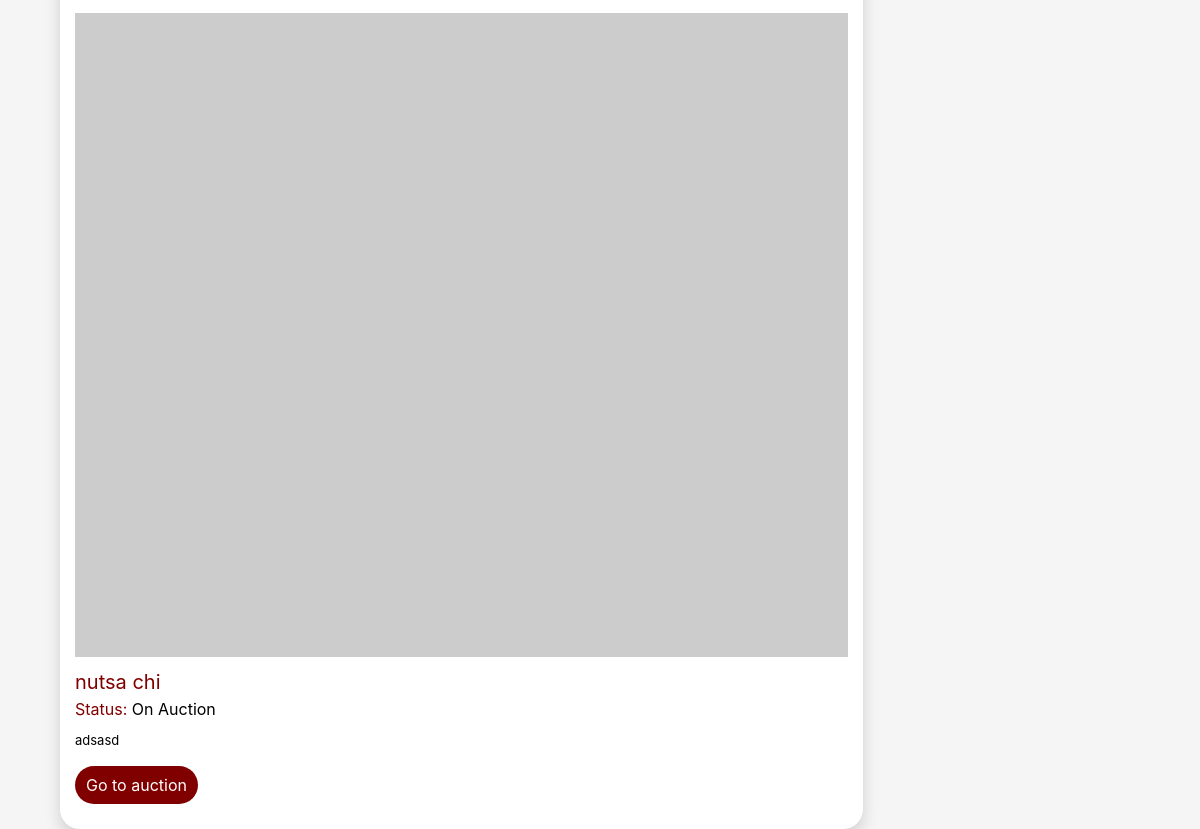
Page / (signed in, lower part) on the earlier database version.
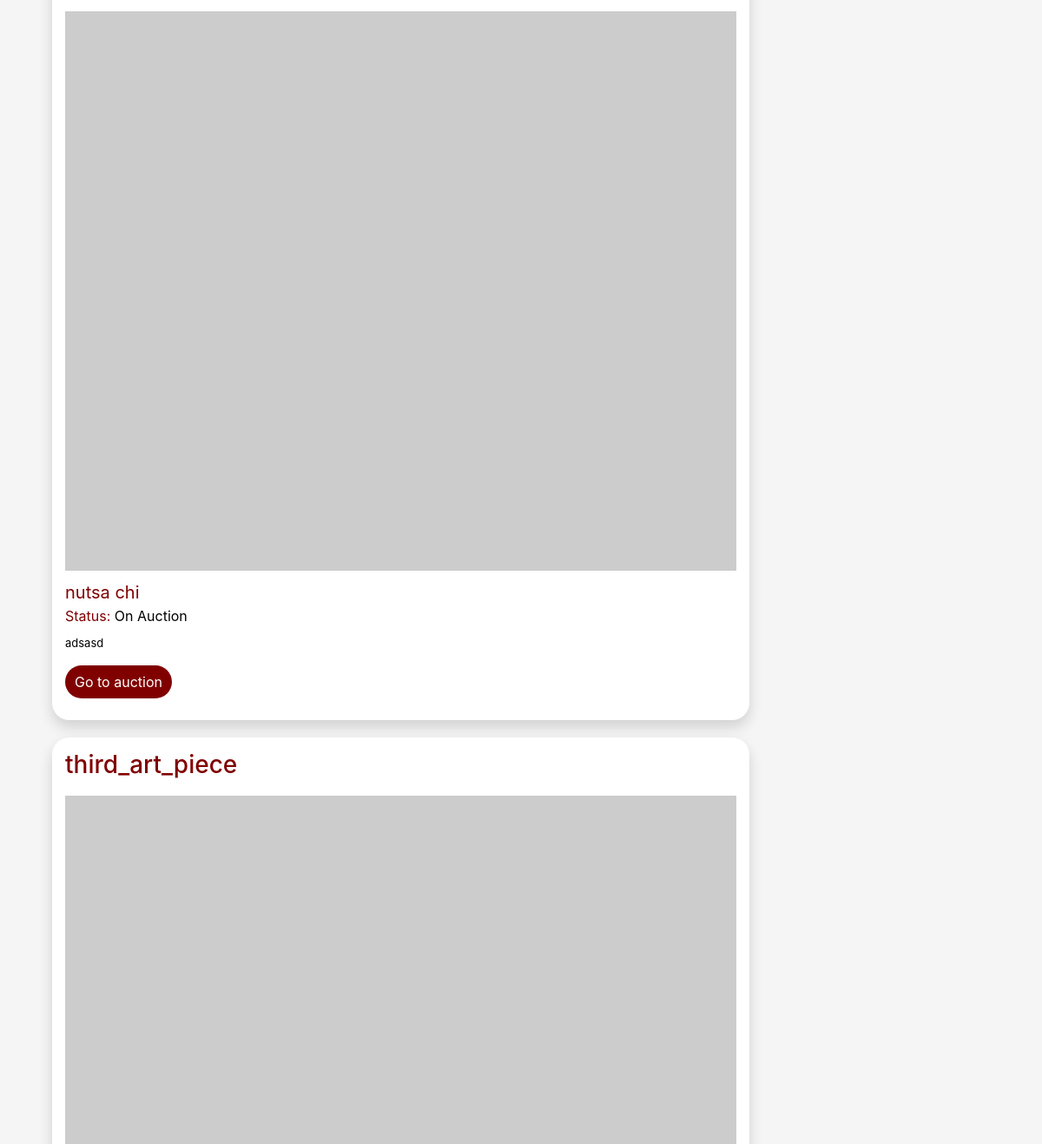
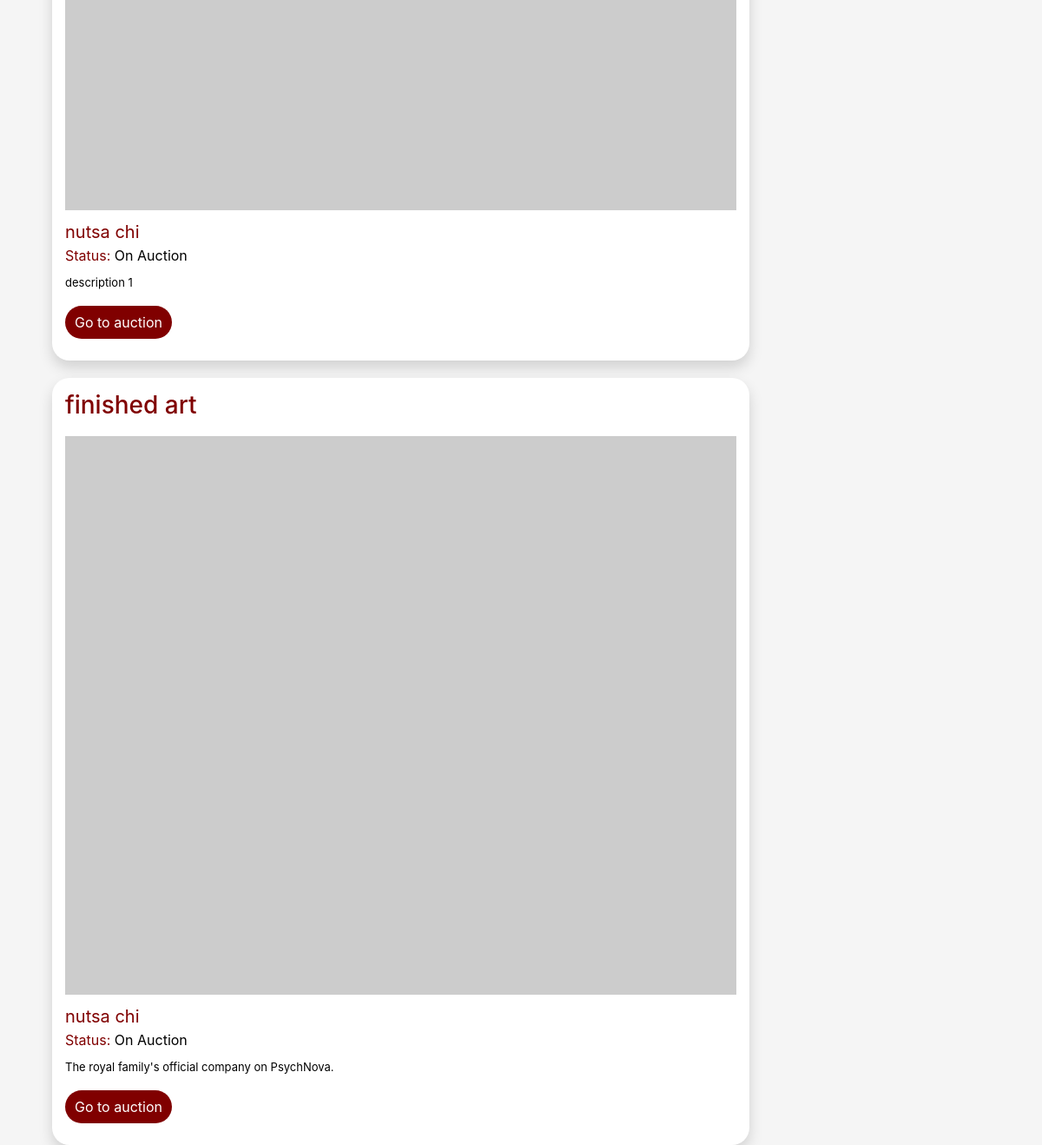
Same page on the later database version (2 pictures, top to bottom).
### auctionly/art/art.py (models this page shows, shortened)
class Art(db.Model):
    id = db.Column(db.Integer, primary_key=True)
    owner_id = db.Column(db.Integer, db.ForeignKey("user.id"))
    name = db.Column(db.String(150))
    description = db.Column(db.String(150))
    image = db.Column(db.String(150))
    art_category = db.Column(db.String(150))
    up_for_auction = db.Column(db.String(5))
    def get_name(self):
        return self.name
    def get_owner(self):
        return self.owner_id
    def get_description(self):
        return self.description
    def get_up_for_auction(self):
        return self.up_for_auction
    def get_art_category(self):
        return self.art_category
    def get_art_id(self):
        return self.id

### auctionly/users/seller.py (models this page shows, shortened)
class Seller(User):
    def __init__(self, name, last_name, email, password):
        super().__init__(name, last_name, email, password)
        self.art_types = []
        self.art_for_exhibition = []
        self.art_for_auction = []
        self.art_sold = []

### auctionly/views.py (the view, shortened to what this page needs)
@views.route('/', methods=['GET', 'POST'])
@login_required
def home():
    user = flask_login.current_user
    user_pref = user.get_user_prefs()
    feed = Feed(user_pref, flask_login.current_user.id)
    user_notifications = user.get_notification_list()
    user_auction_alerts = user.get_auction_notification_list()
    if not user_pref:
        user_feed = feed.get_feed()
    else:
        user_feed = feed.get_users_feed()
    return render_template("home.html", feed_art=user_feed, feed=feed, notifications=user_notifications, alerts=user_auction_alerts)

### auctionly/__init__.py (called while the page is built)
def create_app():
    app = Flask(__name__)
    app.config['SECRET_KEY'] = 'alkjsfkalalfks'
    app.config['SQLALCHEMY_DATABASE_URI'] = f'sqlite:///{DB_NAME}'
    db.init_app(app)
    from .views import views
    from .auth import auth
    app.register_blueprint(views, url_prefix='/')
    app.register_blueprint(auth, url_prefix='/')
    from .users.user import User
    create_database(app)
    login_manager = LoginManager()
    login_manager.login_view = 'auth.login'
    login_manager.init_app(app)
    @login_manager.user_loader
    def load_user(id):
        return User.query.get(int(id))
    return app

### auctionly/auction/auction.py (called while the page is built)
    def get_auction_id(self):
        return self.id

### auctionly/system/feed.py (called while the page is built)
    def get_feed(self):
        for art in self.all_art:
            if art.get_owner() != self.user_id:
                self.art_for_feed.append(art)
        return self.art_for_feed

    def get_user_name(self, user_id):
        user = User.query.filter_by(id=user_id).first()
        name = user.get_full_name()
        return name

    def get_art_auction_id(self, art_id):
        auction = Auction.query.filter_by(art_id=art_id).first()
        auction_id = auction.get_auction_id()
        return auction_id

### auctionly/users/user.py (called while the page is built, shortened)
    def get_full_name(self):
        return self.first_name + " " + self.last_name

    def get_user_prefs(self):
        user_pref = User_Preference.query.filter_by(user_id=self.id).all()
        prefs = []
        for pref in user_pref:
            prefs.append(pref.get_name())
        return prefs

    def get_auction_notification_list(self):
        user_subs = Art_Notifications.query.filter_by(user_id=self.id).all()
        user_notifications = []
        return user_notifications

    def get_notification_list(self):
        user_subs = Art_Notifications.query.filter_by(user_id=self.id).all()
        subs_ids = []
        for sub in user_subs:
            art_id = sub.get_art_id()
            subs_ids.append(art_id)
        return subs_ids

### auctionly/templates/home.html (shortened to what this page needs)
{% extends "base.html" %} {% block title %}Home Page{% endblock %} {% block content %}
<form method="POST">
    <head>
        <link href="../static/css/style.css" rel="stylesheet">
      </head>
    <body>
        <div class="container">
          <div class="row">
                <div class="col-lg-9">
                    {% for art in feed_art %}
                        <div class="media-card">
                            <div class="media">
                                <div class="media-body">
                                    <h3><a style="color: maroon; text-decoration: none;" type="submit" name="view">{{ art.get_name() }}</a></h3>
                                    <img src="https://picsum.photos/600/500" class="img-fluid center" style="padding-top: 10px; align-items: center;">
                                    <h7><a style="color: maroon; text-decoration: none; padding-top: 10px; font-size: 20px;" type="submit" name="view">{{ feed.get_user_name(art.get_owner()) }}</a></h7>
                                    <br>
                                    <h8 style="color: maroon;">Status: <h8 style="color: black;">{%if art.get_up_for_auction() == "False":%} On Exhibition {%else:%} On Auction {%endif%}</h8>
                                    <p style="font-size: 13px; padding-top: 10px; color: black;">{{ art.get_description() }}</p>
                                    {%if art.get_up_for_auction() == "False":%}
                                        {%if art.get_art_id() is in notifications:%}
                                        <a href="/?art_id={{ art.get_art_id() }}&notify=False" role="button"><button type="button" class="btn btn-view-more">Don't notify me</button></a>
                                        {%else:%}
                                        <a href="/?art_id={{ art.get_art_id() }}&notify=True" role="button"><button type="button" class="btn btn-view-more">Notify me</button></a>
                                        {%endif%}
                                    {%else:%}
                                        <a href="/auction?id={{ feed.get_art_auction_id(art.get_art_id()) }}" role="button"><button type="button" class="btn btn-view-more">Go to auction</button></a>
                                    {%endif%}
                                </div>
                            </div>
                        </div>
                    {% endfor %}
                </div>
                <div class="col-lg-3">
                </div>
            </div>
        </div>
      </body>
</form>
{% endblock %}

### auctionly/templates/base.html (shortened to what this page needs)
<!DOCTYPE html>
<html>
<head>
    <link rel="stylesheet" href="https://stackpath.bootstrapcdn.com/bootstrap/4.4.1/css/bootstrap.min.css" />
    <link rel="stylesheet" href="https://stackpath.bootstrapcdn.com/font-awesome/4.7.0/css/font-awesome.min.css" />
</head>
<body>
    <div class="container">{% block content %} {% endblock %}</div>
</body>
</html>

### auctionly/static/css/style.css (style rules this page uses)
body { background-color: #f5f5f5f5; }
html { overflow-y: overlay; }
.btn-view-more { background-color: maroon; border-radius: 100px !important; color: white; padding-left: 10px; padding-right: 10px; margin: auto; margin-bottom: 10px; }
.media-card { margin-top: 20px; padding: 15px; border-radius: 20px; box-shadow: 0px 8px 16px rgba(0, 0, 0, 0.15); background-color: white; }
.center { display: block; margin-left: auto; margin-right: auto; width: 100%; }

Differences in the rows shown:
added Art: get_name "third_art_piece", {{ feed.get_user_name(art.get_owner()) }} "nutsa chi", up_for_auction "On Auction", get_description "description 1"
added Art: get_name "finished art", {{ feed.get_user_name(art.get_owner()) }} "nutsa chi", up_for_auction "On Auction", get_description "The royal family's official company on PsychNova."
